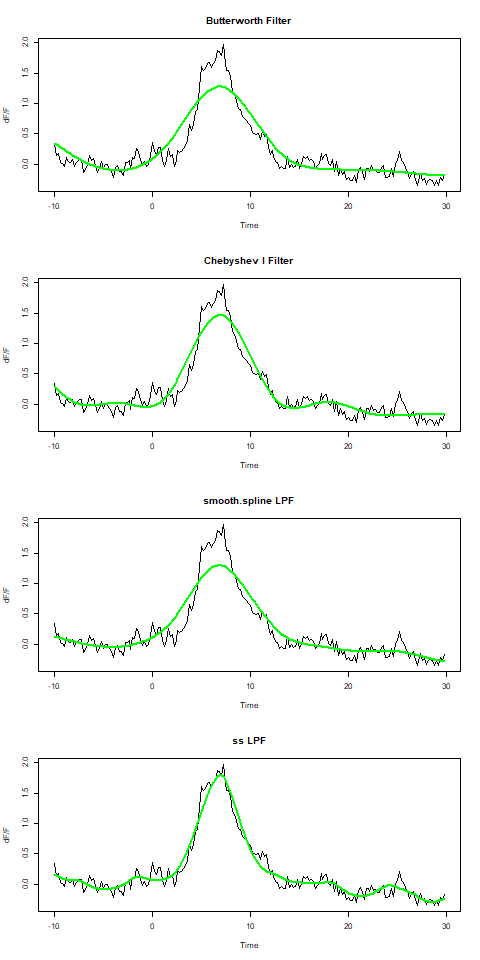

Source code (R):
## Required packages
library(data.table)
library(dplyr)
library(tidyverse)
library(gsignal)
library(boxfilter)
library(npreg)
## Open a png file
png(filename = "./plots/GR9204.13.png", width = 480, height = 960)
## make the plot
par(mfrow = c(4, 1))
## Butterworth Filter
stable <- butter(3, 1/30, "low", output = "Sos")
plot(G9204.13$time, G9204.13$dFF, type = "l", main = "Butterworth Filter", xlab = "Time", ylab = "dF/F")
z4 <- filtfilt(stable, G9204.13$dFF)
lines(G9204.13$time, z4, col = "green", lwd = 2)
# Chebyshev I Filter
stable <- cheby1(6, 0.1, 1/25, "low", output = "Sos")
plot(G9204.13$time, G9204.13$dFF, type = "l", main = "Chebyshev I Filter", xlab = "Time", ylab = "dF/F")
z4 <- filtfilt(stable, G9204.13$dFF)
lines(G9204.13$time, z4, col = "green", lwd = 2)
# smooth.spline LPF
lowpass.spline.4 <- smooth.spline(G9204.13$time, G9204.13$dFF, spar = .8)
plot(G9204.13$time, G9204.13$dFF, type = "l", main = "smooth.spline LPF", xlab = "Time", ylab = "dF/F")
lines(predict(lowpass.spline.4, G9204.13$time), col = "green", lwd = 2)
# ss LPF
ss.4 <- ss(G9204.13$time, G9204.13$dFF, nknots = 15, m = 2)
plot(G9204.13$time, G9204.13$dFF, type = "l", main = "ss LPF", xlab = "Time", ylab = "dF/F")
lines(predict(ss.4, G9204.13$time), col = "green", lwd = 2)
dev.off()
